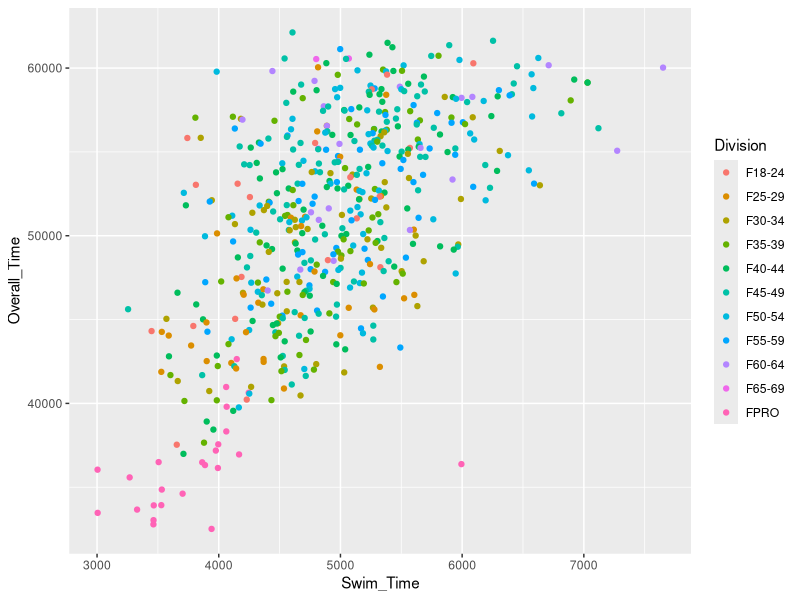

R code for this plot:
## ---- chunk 1
library(tidyverse)
library(readr)
library(broom)
library(ggplot2)
library(dplyr)
library(lubridate)
ironman <- read_csv("phoebechar/ironman/2024_Ironman_Female.csv")
ironman <- ironman |> filter(Swim_Time != "NA") |> filter (Overall_Time != "NA")
ironman <- ironman |> mutate(Swim_Time = as.duration(Swim_Time)) |> mutate(Overall_Time = as.duration(Overall_Time)) |> mutate (Run_Time = as.duration(Run_Time)) |> mutate(Bike_Time = as.duration(Bike_Time)) 
## ---- chunk 2
ggplot(ironman, aes(x = Swim_Time, y = Overall_Time, color = Division)) +
  geom_point()
## ---- chunk 3
swim_mod <- lm(Overall_Time ~ Swim_Time, ironman)
summary(swim_mod)

ironman_resid = left_join(select(ironman, Name, Overall_Time, Swim_Time), augment(swim_mod))

ironman_resid |> filter(abs(.std.resid) > 2)

ironman_resid |> arrange(desc(.cooksd))

iron_noDeb <- ironman |> filter (Name != "Deborah Eckhouse")
iron_deb <- ironman |> filter (Name == "Deborah Eckhouse")

ironman_small <- iron_noDeb |> sample_n(49)

ironman_small <- full_join(ironman_small, iron_deb)

swim_mod_small <- lm(Overall_Time ~ Swim_Time, ironman_small)
summary(swim_mod_small)

small_ironman_resid = left_join(select(ironman_small, Name, Overall_Time, Swim_Time), augment(swim_mod_small))

small_ironman_resid |> filter(abs(.std.resid) > 2)

small_ironman_resid |> arrange(desc(.cooksd))
